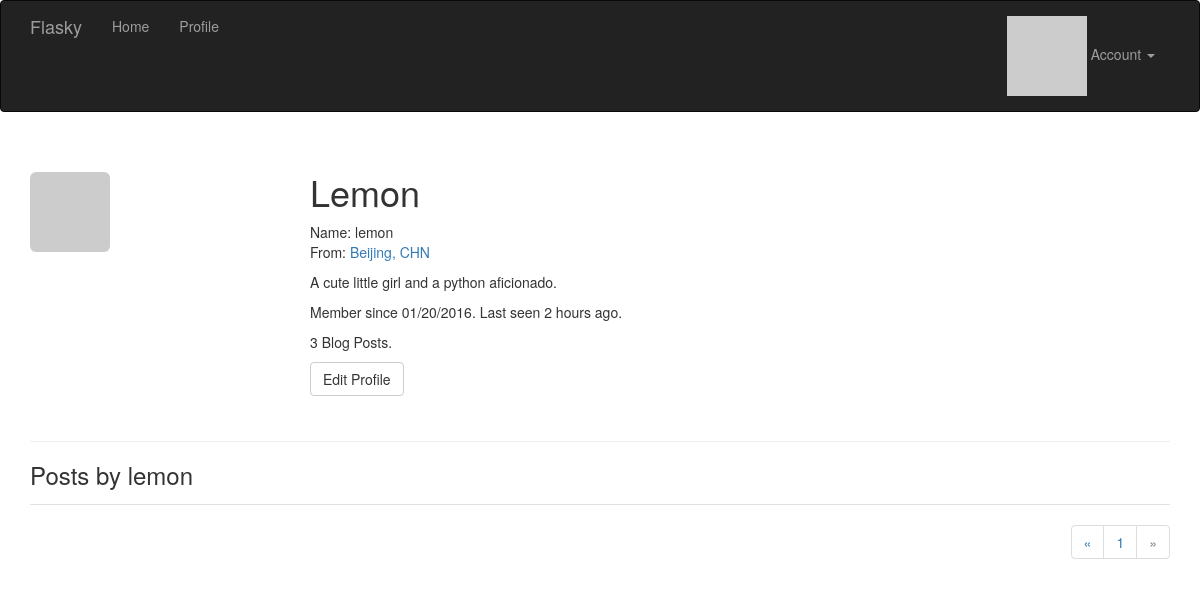
Page /user/lemon?page=2 (signed in) on the earlier database version.
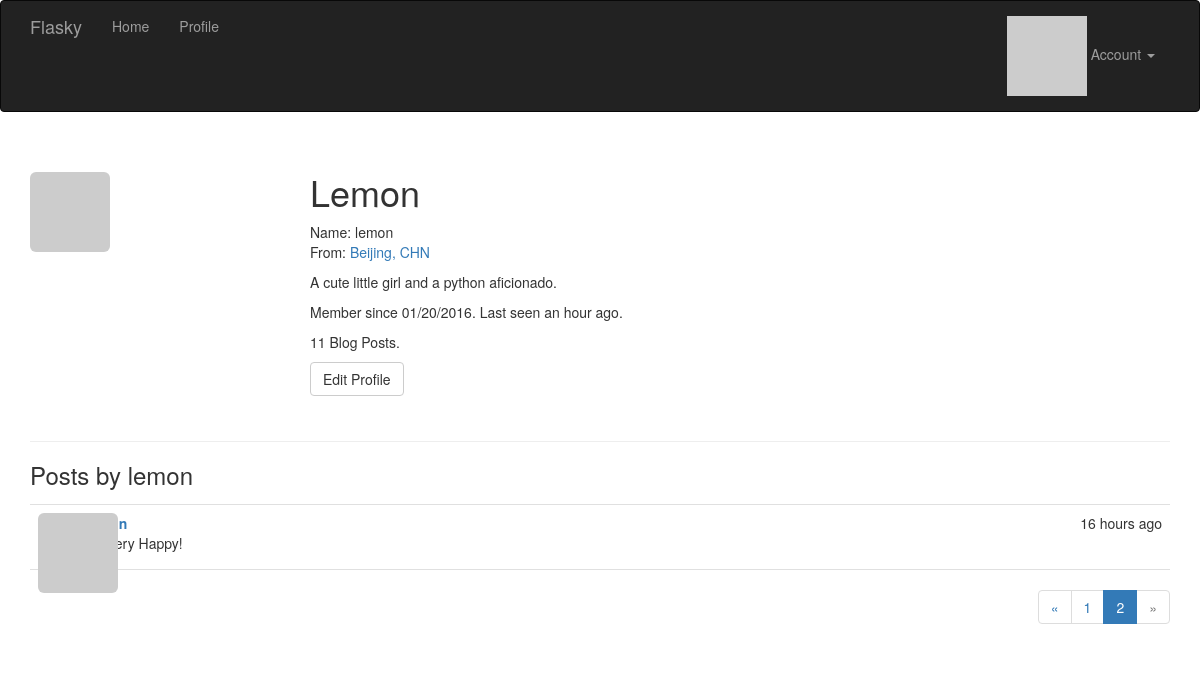
Same page on the later database version.
### app/models.py (models this page shows, shortened)
class User(UserMixin, db.Model):
	__tablename__ = 'users'
	id = db.Column(db.Integer, primary_key=True)
	email = db.Column(db.String(64), unique=True, index=True)
	username = db.Column(db.String(64), unique=True, index=True)
	role_id = db.Column(db.Integer, db.ForeignKey('roles.id'))
	password_hash = db.Column(db.String(128))
	confirmed = db.Column(db.Boolean, default=False)
	name = db.Column(db.String(64))
	location = db.Column(db.String(64))
	about_me = db.Column(db.Text())
	member_since = db.Column(db.DateTime(), default=datetime.utcnow)
	last_seen = db.Column(db.DateTime(), default=datetime.utcnow)
	avatar_hash = db.Column(db.String(32))
	posts = db.relationship('Post', backref='author', lazy='dynamic')
	@property
	def password(self):
		raise AttributeError('Password id not a readable attribute.')
	def can(self, permissions):
		return self.role is not None and \
		    (self.role.permissions & permissions) == permissions
	def is_administrator(self):
		return self.can(Permission.ADMINISTER)
	def ping(self):
		self.last_seen = datetime.utcnow()
		db.session.add(self)
	def gravatar(self, size=100, default='identicon', rating='g'):
		if request.is_secure:
			url = 'https://secure.gravatar.com/avatar'
		else:
			url = 'http://www.gravatar.com/avatar'
		hash = self.avatar_hash or hashlib.md5(
            self.email.encode('utf-8')).hexdigest()
		return '{url}/{hash}?s={size}&d={default}&r={rating}'.format(
            url=url, hash=hash, size=size, default=default, rating=rating)

class Post(db.Model):
    __tablename__ = 'posts'
    id = db.Column(db.Integer, primary_key=True)
    body = db.Column(db.Text)
    timestamp = db.Column(db.DateTime, index=True, default=datetime.utcnow)
    author_id = db.Column(db.Integer, db.ForeignKey('users.id'))

### app/main/views.py (the view)
@main.route('/user/<username>')
def user(username):
    user = User.query.filter_by(username=username).first_or_404()
    page = request.args.get('page', 1, type=int)
    pagination = user.posts.order_by(Post.timestamp.desc()).paginate(
            page, per_page=current_app.config['FLASKY_POSTS_PER_PAGE'],
            error_out=False)
    posts = pagination.items
    return render_template('user_basic.html', user=user, posts=posts,
                            pagination=pagination)

### app/auth/views.py (called while the page is built)
@auth.before_app_request
def before_request():
	if current_user.is_authenticated:
	    current_user.ping()   # Update logged-in user access time
	    if not current_user.confirmed \
	            and request.endpoint[:5] != 'auth.' \
	            and request.endpoint != 'static':   # Filter unconfirmed accounts
	        return redirect(url_for('auth.unconfirmed'))

### app/main/__init__.py (called while the page is built)
@main.app_context_processor
def inject_permissions():
	return dict(Permission=Permission)

### app/models.py (called while the page is built)
@login_manager.user_loader
def load_user(user_id):
	return User.query.get(int(user_id))

### app/templates/user_basic.html (shortened to what this page needs)
{% extends "base_basic.html" %}
{% import "_macros.html" as macros %}
{% block page_content %}
<div class="page-header">
    <img class="img-rounded profile-thumbnail" src="{{ user.gravatar(size=256) }}">
    <div class="profile-header">
        <h1>{{ user.username|capitalize }}</h1>
        {% if user.name or user.location %}
        <p>
            {% if user.name %}Name: {{ user.name }}<br>{% endif %}
            {% if user.location %}
                From: <a href="http://maps.google.com/?q={{ user.location }}">
                {{ user.location }}</a>
                <br>
            {% endif %}
        </p>
        {% endif %}
        {% if user.about_me %}<p>{{ user.about_me }}</p>{% endif %}
        <p>Member since {{ moment(user.member_since).format('L') }}.
            Last seen {{ moment(user.last_seen).fromNow() }}.
        </p>
        <p>{{ user.posts.count() }} Blog Posts.</p>
        <p>
            {% if user == current_user %}
            <a class="btn btn-default" href="{{ url_for('.edit_profile') }}">Edit Profile</a>
            {% endif %}
        </p>
    </div>
</div>
<h3>Posts by {{ user.username }}</h3>
{% include '_posts.html' %}
{% if pagination %}
<div class="pagination">
    {{ macros.pagination_widget(pagination, '.user', username=user.username) }}
</div>
{% endif %}
{% endblock %}

### app/templates/_posts.html (shortened to what this page needs)
<ul class="posts">
    {% for post in posts %}
    <li class="post">
        <div class="post-thumbnail">
            <a href="{{ url_for('.user', username=post.author.username) }}">
                <img class="img-rounded profile-thumbnail" src="{{ post.author.gravatar(size=40) }}">
            </a>
        </div>
        <div class="post-content">
            <div class="post-date">{{ moment(post.timestamp).fromNow() }}</div>
            <div class="post-author">
            	<a href="{{ url_for('.user', username=post.author.username) }}">
            	</a>
            </div>
            <div class="post-body">{{ post.body }}</div>
        </div>
    </li>
    {% endfor %}
</ul>

Differences in the rows shown:
changed User "Lemon": last_seen "2 hours ago" → "an hour ago"
now on this page (row unchanged): Post: timestamp "16 hours ago", body "I'm very Happy!"
Other differences:
{{ user.posts.count() }}: "3" → "11"
new list line: "2"
